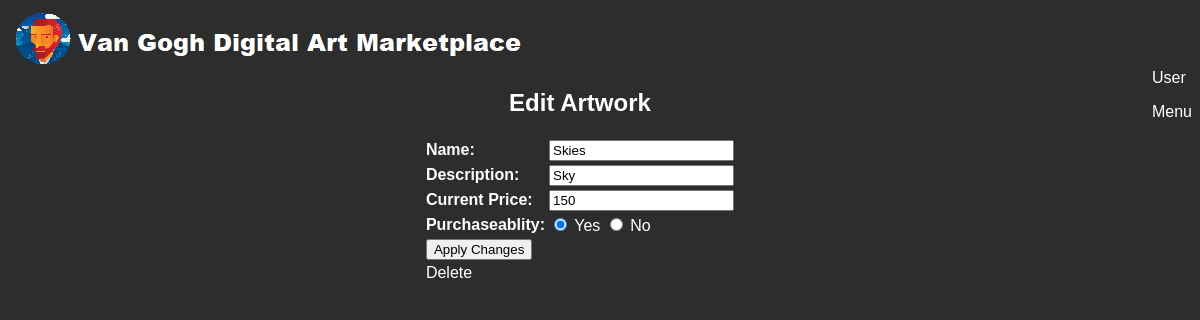
Page /digitalArtMarketPlace/views/editArtwork.php?id=65702e61e3a75 (signed in) on the committed database.
### tables this page shows
CREATE TABLE `artworks` (
  `artworkName` varchar(100) NOT NULL,
  `description` varchar(500) NOT NULL,
  `artistName` varchar(100) NOT NULL,
  `ownerName` varchar(100) NOT NULL,
  `price` int(11) NOT NULL,
  `image` varchar(100) NOT NULL,
  `views` int(11) NOT NULL,
  `id` varchar(100) NOT NULL,
  `purchaseAble` varchar(5) NOT NULL,
  `addingDate` date NOT NULL
);

### digitalArtMarketPlace/models/artworkModel.php (called while the page is built, shortened)
<?php
    function getArtwork($id){
        $con = getConnection();
        $sql = "select * from Artworks where id='{$id}'";
        $result = mysqli_query($con, $sql);
        $artwork = mysqli_fetch_assoc($result);
        return $artwork;
    }
?>

### digitalArtMarketPlace/views/editArtwork.php (the view, shortened to what this page needs)
<?php
    require_once('../models/artworkModel.php');
    $artId= $_REQUEST['id'];
    $art=getArtwork($artId);
?>
<html>
    <head>
        <link rel="stylesheet" href="../assets/styles/rafid.css"/>
    </head>
    <body>
            <div id='topbarleft'>
                <a href=homepage.html><img src="../assets/home.png"></a>
                </div>
                <div id='topbarright'>
                <a href="user.php" >
                            User
                        </a><br>
                        <div onclick='menuFunc()'>
                            <p id='menu'>Menu</p></div>
                        </div>
        <center>
        <table>
            <h2>Edit Artwork</h2>
                <tr>
                    <td>
                        <b>Name:</b>
                    </td>
                    <td>
                        <input type="text" id='name' name="artworkName" value="<?php echo $art['artworkName'] ?>">
                    </td>
                </tr>
                <tr>
                    <td>
                        <b>Description:</b>
                    </td>
                    <td>
                        <input type="text" id='description' name="description" value="<?php echo $art['description'] ?>"><p id='description'></p>
                    </td>
                </tr>
                <tr>
                    <td>
                        <b>Current Price:</b>
                    </td>
                    <td>
                        <input type="text" id='price' name="price" value="<?php echo $art['price'] ?>"><p id='price'></p>
                    </td>
                </tr>
                <tr>
                    <td>
                        <b>Purchaseablity:</b>
                    </td>
                    <?php if($art['purchaseAble'] == 'Yes') {?>
                    <td>
                        <input type="radio" id='yes' name="purchaseAble" value="Yes" checked> Yes
                         <input type="radio" id='no' name="purchaseAble" value="No" > No
                    </td>
                    <?php } ?>                                                                          <p id='purchaseable'></p>
                </tr>
                <tr>
                    <td colspan = "2">
                        <input type="button" name="submit" value="Apply Changes" onclick="return editfunc()">
                    </td>
                </tr>
                <tr>
                    <td colspan="2">
                        <a href="deleteArtwork.php?id=<?php echo $art['id'] ?>">Delete</a>
                    </td>
                </tr>
        </table>
    </center>
    </body>
</html>

### digitalArtMarketPlace/assets/styles/rafid.css (style rules this page uses)
body { background-color: #2d2d2d; font-family: arial; color: white; }
a { color: white; }
a:link { text-decoration: none; }
#topbarright { float: right; bottom: 100px; position: sticky; }

### rows in the picture
artworks: artworkName "Skies", description "Sky", price "150"
